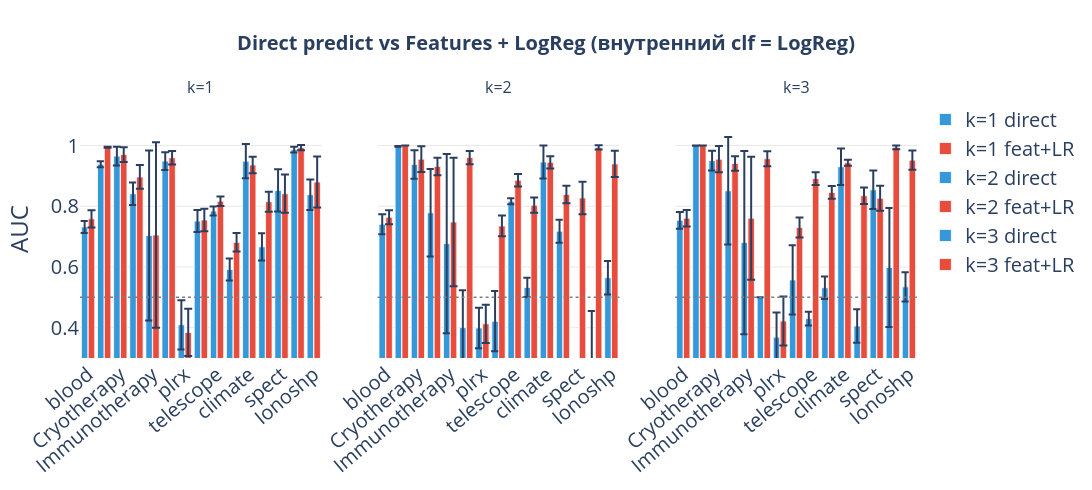

Notebook cell for this chart:
### Markdown cell above
### 5.3 Direct predict vs Features + LogReg

### Code cell
# ── 3 subplot: k=1, k=2, k=3 | Direct vs Feat+LR ──────────────────────────
fig_methods = make_subplots(
    rows=1, cols=3,
    subplot_titles=['k=1', 'k=2', 'k=3'],
    shared_yaxes=True,
)

method_pairs = [
    ('k1_lr_direct', 'k1_lr_feat', 1),
    ('k2_lr_direct', 'k2_lr_feat', 2),
    ('k3_lr_direct', 'k3_lr_feat', 3),
]

for col_idx, (direct_id, feat_id, k_val) in enumerate(method_pairs, start=1):
    for cfg_id, label, color in [
        (direct_id, f'k={k_val} direct', '#3498db'),
        (feat_id,   f'k={k_val} feat+LR',  '#e74c3c'),
    ]:
        means = [all_results[n][cfg_id]['auc_mean'] for n in ds_names]
        stds  = [all_results[n][cfg_id]['auc_std']  for n in ds_names]
        fig_methods.add_trace(
            go.Bar(
                name=label,
                x=ds_names, y=means,
                error_y=dict(type='data', array=stds, visible=True),
                marker_color=color,
                marker_line_color='white', marker_line_width=0.8,
                showlegend=(col_idx == 1),
            ),
            row=1, col=col_idx,
        )
    fig_methods.add_hline(y=0.5, line_dash='dot', line_color='gray',
                          line_width=1.5, row=1, col=col_idx)

fig_methods.update_layout(
    title=dict(
        text='<b>Direct predict vs Features + LogReg (внутренний clf = LogReg)</b>',
        x=0.5, font_size=20,
    ),
    barmode='group',
    xaxis=dict(tickangle=-40), xaxis2=dict(tickangle=-40), xaxis3=dict(tickangle=-40),
    yaxis=dict(title='AUC', range=[0.3, 1.15]),
    plot_bgcolor='white', height=490, width=1400,
    legend=dict(x=1.01, y=1.0, font_size=20),
    font=dict(size=20), bargap=0.15, bargroupgap=0.05,
)

# Добавляем отдельные легенды для каждого subplot
for trace in fig_methods.data:
    if 'xaxis' in trace and trace.xaxis == 'x2':
        trace.showlegend = (trace.name.startswith('k=2'))
    elif 'xaxis' in trace and trace.xaxis == 'x3':
        trace.showlegend = (trace.name.startswith('k=3'))
fig_methods.update_yaxes(showgrid=True, gridcolor='rgba(200,200,200,0.4)')
fig_methods.show()

### Figure 1 — Plotly figure (JSON) as saved in the notebook; plotly's stock layout.template omitted (floating-point values rounded to 4 significant figures)
{"data": [{"error_y": {"array": [0.01968, 0.01007, 0.03088, 0.03681, 0.2798, 0.02922, 0.0811, 0.03611, 0.01487, 0.03636, 0.05655, 0.04517, 0.06957, 0.009731, 0.05048], "type": "data", "visible": true}, "marker": {"color": "#3498db", "line": {"color": "white", "width": 0.8}}, "name": "k=1 direct", "showlegend": true, "type": "bar", "x": ["blood", "Banknote", "Cryotherapy", "vertebral", "Immunotherapy", "HTRU2", "plrx", "liver", "telescope", "EggEyeState", "climate", "diabetic", "spect", "breastCancer", "Ionoshp"], "xaxis": "x", "y": [0.7319, 0.9384, 0.9652, 0.8412, 0.7034, 0.9488, 0.4094, 0.7511, 0.7842, 0.5915, 0.9486, 0.6662, 0.8522, 0.9865, 0.8379], "yaxis": "y"}, {"error_y": {"array": [0.02835, 0.001675, 0.02451, 0.03907, 0.3059, 0.02209, 0.07795, 0.03724, 0.01575, 0.03047, 0.02709, 0.03318, 0.063, 0.00854, 0.08376], "type": "data", "visible": true}, "marker": {"color": "#e74c3c", "line": {"color": "white", "width": 0.8}}, "name": "k=1 feat+LR", "showlegend": true, "type": "bar", "x": ["blood", "Banknote", "Cryotherapy", "vertebral", "Immunotherapy", "HTRU2", "plrx", "liver", "telescope", "EggEyeState", "climate", "diabetic", "spect", "breastCancer", "Ionoshp"], "xaxis": "x", "y": [0.7586, 0.9946, 0.9701, 0.8964, 0.7052, 0.9596, 0.3841, 0.7548, 0.8165, 0.681, 0.9357, 0.8149, 0.8412, 0.9931, 0.8798], "yaxis": "y"}, {"error_y": {"array": [0.03294, 0.001463, 0.04695, 0.144, 0.2952, 0.1231, 0.06669, 0.09925, 0.0101, 0.03165, 0.05455, 0.03771, 0.05763, 0.2115, 0.05531], "type": "data", "visible": true}, "marker": {"color": "#3498db", "line": {"color": "white", "width": 0.8}}, "name": "k=2 direct", "showlegend": true, "type": "bar", "x": ["blood", "Banknote", "Cryotherapy", "vertebral", "Immunotherapy", "HTRU2", "plrx", "liver", "telescope", "EggEyeState", "climate", "diabetic", "spect", "breastCancer", "Ionoshp"], "xaxis": "x2", "y": [0.7409, 0.9972, 0.9379, 0.7783, 0.6767, 0.4001, 0.399, 0.4211, 0.8164, 0.5326, 0.9456, 0.7177, 0.1626, 0.2431, 0.5642], "yaxis": "y2"}, {"error_y": {"array": [0.02311, 0, 0.0423, 0.0287, 0.2118, 0.02187, 0.06286, 0.03435, 0.02056, 0.02514, 0.01997, 0.02866, 0.05339, 0.006813, 0.04347], "type": "data", "visible": true}, "marker": {"color": "#e74c3c", "line": {"color": "white", "width": 0.8}}, "name": "k=2 feat+LR", "showlegend": true, "type": "bar", "x": ["blood", "Banknote", "Cryotherapy", "vertebral", "Immunotherapy", "HTRU2", "plrx", "liver", "telescope", "EggEyeState", "climate", "diabetic", "spect", "breastCancer", "Ionoshp"], "xaxis": "x2", "y": [0.7635, 1, 0.9551, 0.931, 0.7479, 0.9602, 0.4124, 0.7351, 0.8859, 0.8034, 0.9445, 0.8387, 0.8273, 0.9938, 0.9394], "yaxis": "y2"}, {"error_y": {"array": [0.02776, 0.0004026, 0.03263, 0.177, 0.3021, 0, 0.08106, 0.1141, 0.02256, 0.03724, 0.05996, 0.05548, 0.06352, 0.1961, 0.04798], "type": "data", "visible": true}, "marker": {"color": "#3498db", "line": {"color": "white", "width": 0.8}}, "name": "k=3 direct", "showlegend": true, "type": "bar", "x": ["blood", "Banknote", "Cryotherapy", "vertebral", "Immunotherapy", "HTRU2", "plrx", "liver", "telescope", "EggEyeState", "climate", "diabetic", "spect", "breastCancer", "Ionoshp"], "xaxis": "x3", "y": [0.7535, 0.9994, 0.9502, 0.851, 0.6802, 0.5, 0.3686, 0.5571, 0.4298, 0.5316, 0.9301, 0.4055, 0.854, 0.5981, 0.5344], "yaxis": "y3"}, {"error_y": {"array": [0.02744, 0, 0.04304, 0.02394, 0.2028, 0.02456, 0.08063, 0.03296, 0.02118, 0.02083, 0.009977, 0.02722, 0.04145, 0.006371, 0.03199], "type": "data", "visible": true}, "marker": {"color": "#e74c3c", "line": {"color": "white", "width": 0.8}}, "name": "k=3 feat+LR", "showlegend": true, "type": "bar", "x": ["blood", "Banknote", "Cryotherapy", "vertebral", "Immunotherapy", "HTRU2", "plrx", "liver", "telescope", "EggEyeState", "climate", "diabetic", "spect", "breastCancer", "Ionoshp"], "xaxis": "x3", "y": [0.7603, 1, 0.9551, 0.941, 0.7603, 0.9566, 0.4217, 0.7296, 0.8909, 0.8455, 0.9434, 0.8346, 0.8264, 0.9939, 0.9518], "yaxis": "y3"}], "layout": {"annotations": [{"font": {"size": 16}, "showarrow": false, "text": "k=1", "x": 0.1444, "xanchor": "center", "xref": "paper", "y": 1, "yanchor": "bottom", "yref": "paper"}, {"font": {"size": 16}, "showarrow": false, "text": "k=2", "x": 0.5, "xanchor": "center", "xref": "paper", "y": 1, "yanchor": "bottom", "yref": "paper"}, {"font": {"size": 16}, "showarrow": false, "text": "k=3", "x": 0.8556, "xanchor": "center", "xref": "paper", "y": 1, "yanchor": "bottom", "yref": "paper"}], "bargap": 0.15, "bargroupgap": 0.05, "barmode": "group", "font": {"size": 20}, "height": 490, "legend": {"font": {"size": 20}, "x": 1.01, "y": 1}, "plot_bgcolor": "white", "shapes": [{"line": {"color": "gray", "dash": "dot", "width": 1.5}, "type": "line", "x0": 0, "x1": 1, "xref": "x domain", "y0": 0.5, "y1": 0.5, "yref": "y"}, {"line": {"color": "gray", "dash": "dot", "width": 1.5}, "type": "line", "x0": 0, "x1": 1, "xref": "x2 domain", "y0": 0.5, "y1": 0.5, "yref": "y2"}, {"line": {"color": "gray", "dash": "dot", "width": 1.5}, "type": "line", "x0": 0, "x1": 1, "xref": "x3 domain", "y0": 0.5, "y1": 0.5, "yref": "y3"}], "title": {"font": {"size": 20}, "text": "<b>Direct predict vs Features + LogReg (внутренний clf = LogReg)</b>", "x": 0.5}, "width": 1400, "xaxis": {"anchor": "y", "domain": [0, 0.2889], "tickangle": -40}, "xaxis2": {"anchor": "y2", "domain": [0.3556, 0.6444], "tickangle": -40}, "xaxis3": {"anchor": "y3", "domain": [0.7111, 1], "tickangle": -40}, "yaxis": {"anchor": "x", "domain": [0, 1], "gridcolor": "rgba(200,200,200,0.4)", "range": [0.3, 1.15], "showgrid": true, "title": {"text": "AUC"}}, "yaxis2": {"anchor": "x2", "domain": [0, 1], "gridcolor": "rgba(200,200,200,0.4)", "matches": "y", "showgrid": true, "showticklabels": false}, "yaxis3": {"anchor": "x3", "domain": [0, 1], "gridcolor": "rgba(200,200,200,0.4)", "matches": "y", "showgrid": true, "showticklabels": false}}}
